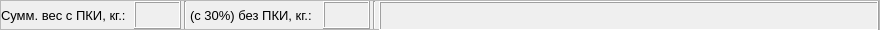
           <widget class="QFrame" name="fr_weight">
            <property name="minimumSize">
             <size>
              <width>11</width>
              <height>2</height>
             </size>
            </property>
            <property name="maximumSize">
             <size>
              <width>16777215</width>
              <height>30</height>
             </size>
            </property>
            <property name="frameShape">
             <enum>QFrame::StyledPanel</enum>
            </property>
            <property name="frameShadow">
             <enum>QFrame::Raised</enum>
            </property>
            <layout class="QHBoxLayout" name="horizontalLayout_46">
             <property name="spacing">
              <number>3</number>
             </property>
             <property name="leftMargin">
              <number>0</number>
             </property>
             <property name="topMargin">
              <number>0</number>
             </property>
             <property name="rightMargin">
              <number>0</number>
             </property>
             <property name="bottomMargin">
              <number>0</number>
             </property>
             <item>
              <widget class="QLabel" name="label_9">
               <property name="minimumSize">
                <size>
                 <width>130</width>
                 <height>20</height>
                </size>
               </property>
               <property name="maximumSize">
                <size>
                 <width>130</width>
                 <height>16777215</height>
                </size>
               </property>
               <property name="font">
                <font>
                 <pointsize>10</pointsize>
                </font>
               </property>
               <property name="text">
                <string>Сумм. вес c ПКИ, кг.: </string>
               </property>
              </widget>
             </item>
             <item>
              <widget class="QLabel" name="lbl_summ_weight">
               <property name="minimumSize">
                <size>
                 <width>47</width>
                 <height>24</height>
                </size>
               </property>
               <property name="maximumSize">
                <size>
                 <width>16777215</width>
                 <height>30</height>
                </size>
               </property>
               <property name="font">
                <font>
                 <pointsize>12</pointsize>
                </font>
               </property>
               <property name="frameShape">
                <enum>QFrame::Box</enum>
               </property>
               <property name="frameShadow">
                <enum>QFrame::Raised</enum>
               </property>
               <property name="text">
                <string/>
               </property>
              </widget>
             </item>
             <item>
              <widget class="Line" name="line_10">
               <property name="orientation">
                <enum>Qt::Vertical</enum>
               </property>
              </widget>
             </item>
             <item>
              <widget class="QLabel" name="label_10">
               <property name="minimumSize">
                <size>
                 <width>130</width>
                 <height>20</height>
                </size>
               </property>
               <property name="maximumSize">
                <size>
                 <width>130</width>
                 <height>16777215</height>
                </size>
               </property>
               <property name="font">
                <font>
                 <pointsize>10</pointsize>
                </font>
               </property>
               <property name="text">
                <string>(c 30%) без ПКИ, кг.: </string>
               </property>
              </widget>
             </item>
             <item>
              <widget class="QLabel" name="lbl_summ_weight_wo_pki">
               <property name="minimumSize">
                <size>
                 <width>47</width>
                 <height>20</height>
                </size>
               </property>
               <property name="maximumSize">
                <size>
                 <width>16777215</width>
                 <height>30</height>
                </size>
               </property>
               <property name="font">
                <font>
                 <pointsize>12</pointsize>
                </font>
               </property>
               <property name="frameShape">
                <enum>QFrame::Box</enum>
               </property>
               <property name="frameShadow">
                <enum>QFrame::Raised</enum>
               </property>
               <property name="text">
                <string/>
               </property>
              </widget>
             </item>
             <item>
              <widget class="Line" name="line_2">
               <property name="orientation">
                <enum>Qt::Vertical</enum>
               </property>
              </widget>
             </item>
             <item>
              <widget class="QLabel" name="lbl_stat_kalc_tkp">
               <property name="minimumSize">
                <size>
                 <width>500</width>
                 <height>30</height>
                </size>
               </property>
               <property name="maximumSize">
                <size>
                 <width>16777215</width>
                 <height>30</height>
                </size>
               </property>
               <property name="font">
                <font>
                 <pointsize>8</pointsize>
                </font>
               </property>
               <property name="frameShape">
                <enum>QFrame::Box</enum>
               </property>
               <property name="frameShadow">
                <enum>QFrame::Raised</enum>
               </property>
               <property name="text">
                <string/>
               </property>
               <property name="wordWrap">
                <bool>true</bool>
               </property>
               <property name="margin">
                <number>1</number>
               </property>
              </widget>
             </item>
            </layout>
           </widget>
